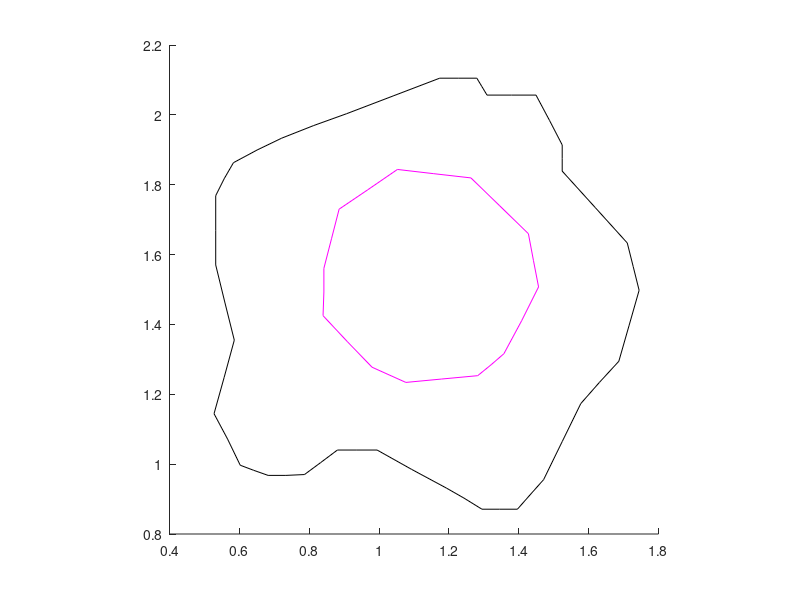

Write MATLAB code to recreate this figure.
p_in = [
    1.2824    1.2533;
    1.1783    1.2436;
    1.0767    1.2340;
    1.0283    1.2557;
    0.9799    1.2775;
    0.9098    1.3501;
    0.8396    1.4251;
    0.8420    1.4929;
    0.8420    1.5606;
    0.8638    1.6453;
    0.8856    1.7300;
    0.9678    1.7856;
    1.0525    1.8437;
    1.1565    1.8316;
    1.2630    1.8195;
    1.3453    1.7397;
    1.4275    1.6598;
    1.4421    1.5824;
    1.4566    1.5074;
    1.4082    1.4106;
    1.3574    1.3162;
    1.3211    1.2848;
    1.2824    1.2533];

p_out = [
    1.2945    0.8710;
    1.3453    0.8710;
    1.3961    0.8710;
    1.4324    0.9122;
    1.4711    0.9557;
    1.5243    1.0646;
    1.5776    1.1735;
    1.6308    1.2340;
    1.6864    1.2945;
    1.7155    1.3961;
    1.7445    1.4977;
    1.7276    1.5655;
    1.7106    1.6332;
    1.6187    1.7348;
    1.5243    1.8389;
    1.5243    1.8752;
    1.5243    1.9139;
    1.4880    1.9840;
    1.4493    2.0566;
    1.3791    2.0566;
    1.3090    2.0566;
    1.2945    2.0808;
    1.2799    2.1050;
    1.2267    2.1050;
    1.1735    2.1050;
    1.0404    2.0542;
    0.9073    2.0034;
    0.8130    1.9695;
    0.7210    1.9332;
    0.6509    1.8994;
    0.5831    1.8631;
    0.5565    1.8171;
    0.5323    1.7687;
    0.5323    1.6695;
    0.5323    1.5703;
    0.5589    1.4614;
    0.5855    1.3550;
    0.5565    1.2485;
    0.5275    1.1444;
    0.5662    1.0719;
    0.6025    0.9969;
    0.6412    0.9823;
    0.6823    0.9678;
    0.7331    0.9678;
    0.7864    0.9702;
    0.8323    1.0041;
    0.8807    1.0404;
    0.9364    1.0404;
    0.9944    1.0404;
    1.0936    0.9848;
    1.1928    0.9315;
    1.2436    0.9025;
    1.2945    0.8710];

figure
hold on
plot(p_in(:,1), p_in(:,2), 'm')
plot(p_out(:,1), p_out(:,2), 'k')
hold off
axis square